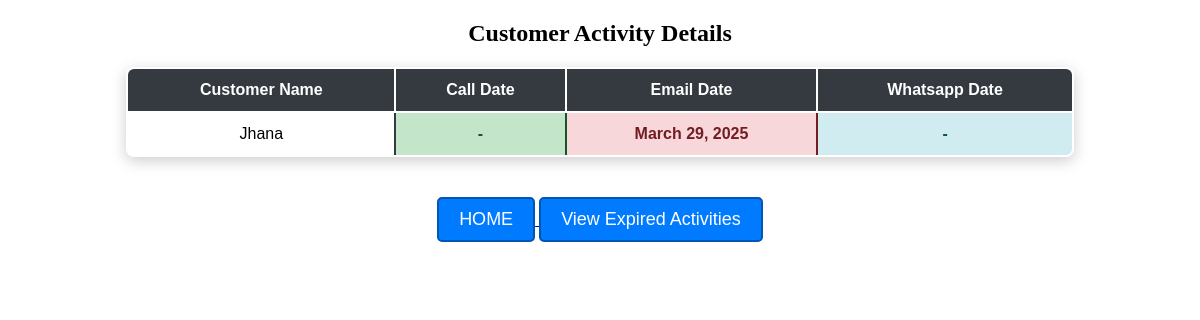
/customer_schedule, run on the app's committed database.
### firstapp/models.py (models this page shows, shortened)
class Customer(models.Model):
    STATUS_CHOICES = [
        ("new", "New"),
        ("Follow_up_1", "Follow Up 1"),
        ("Follow_up_2", "Follow Up 2"),
        ("Follow_up_3", "Follow Up 3"),
        ("not_interested", "Not Interested"),
    ]
    ACTIVITY_CHOICES = [
        ("", "No Activity"),
        ("call", "Call"),
        ("email", "Email"),
        ("whatsapp", "Whatsapp"),
    ]
    name = models.CharField(max_length=255)
    contact = models.CharField(max_length=20)
    email = models.EmailField()
    opportunity = models.CharField(max_length=255)
    date = models.DateField(default=date.today)
    status = models.CharField(max_length=20, choices=STATUS_CHOICES, default="new")
    activity = models.CharField(max_length=20, choices=ACTIVITY_CHOICES, blank=True)

class Activity(models.Model):
    ACTIVITY_CHOICES = [
        ("call", "Call"),
        ("email", "Email"),
        ("whatsapp", "WhatsApp"),
    ]
    customer = models.ForeignKey(Customer, on_delete=models.CASCADE, related_name="activities")
    type = models.CharField(max_length=20, choices=ACTIVITY_CHOICES)
    date = models.DateField()
    summary = models.TextField(blank=True, null=True)

### firstapp/views.py (the view)
# urls.py: path("customer_schedule", views.customer_activity_view, name="customer_schedule"),
def customer_activity_view(request):
    customers = Customer.objects.all()
    customer_activities = {}
    today = now().date()
    for customer in customers:
        call_activity = Activity.objects.filter(customer=customer, type="call").order_by("-date").first()
        email_activity = Activity.objects.filter(customer=customer, type="email").order_by("-date").first()
        whatsapp_activity = Activity.objects.filter(customer=customer, type="whatsapp").order_by("-date").first()
        call_date = call_activity.date if call_activity else None
        email_date = email_activity.date if email_activity else None
        whatsapp_date = whatsapp_activity.date if whatsapp_activity else None
        valid_call = call_date if call_date and call_date >= today else None
        valid_email = email_date if email_date and email_date >= today else None
        valid_whatsapp = whatsapp_date if whatsapp_date and whatsapp_date >= today else None
        if valid_call or valid_email or valid_whatsapp:
            customer_activities[customer.id] = {
                "customer": customer,
                "call_date": valid_call,
                "email_date": valid_email,
                "whatsapp_date": valid_whatsapp,
            }
    return render(request, "customer_schedule.html", {"customer_activities": customer_activities})

### firstapp/templates/customer_schedule.html (shortened to what this page needs)
<!DOCTYPE html>
<html>
<head>
</head>
<body>
    <center>
    <h2>Customer Activity Details</h2>
    <table border="3">
        <tr>
            <th>Customer Name</th>
            <th>Call Date</th>
            <th>Email Date</th>
            <th>Whatsapp Date</th>
        </tr>
        {% for customer_id, activity in customer_activities.items %}
            <td>{{ activity.customer.name }}</td>
            <td>{{ activity.call_date|default:"-" }}</td>
            <td>{{ activity.email_date|default:"-" }}</td>
            <td>{{ activity.whatsapp_date|default:"-" }}</td>
        {% empty %}
        <tr>
            <td colspan="4">No customer activities found.</td>
        </tr>
        {% endfor %}
    </table>
    <a href="{% url 'index' %}">
        <button>HOME</button>
    </a>
    <a href="{% url 'expired_activities' %}">
        <button>View Expired Activities</button>
    </a>
    </center>
</body>
</html>

### firstapp/templates/customer_schedule.html (style rules this page uses)
table { width: 80%; border-collapse: collapse; margin: 20px auto; font-family: Arial, sans-serif; font-size: 16px; text-align: center; background-color: #ffffff; border-radius: 8px; overflow: hidden; box-shadow: 0px 4px 15px rgba(0, 0, 0, 0.2); border: 2px solid #343a40; }
th { background-color: #343a40; color: white; padding: 12px; border: 2px solid #ffffff; }
td { padding: 12px; border: 2px solid #343a40; }
tr:nth-child(odd) { background-color: #f2f2f2; }
td:nth-child(2) { background-color: #c3e6cb; color: #155724; font-weight: bold; border: 2px solid #155724; }
td:nth-child(3) { background-color: #f8d7da; color: #721c24; font-weight: bold; border: 2px solid #721c24; }
td:nth-child(4) { background-color: #d1ecf1; color: #0c5460; font-weight: bold; border: 2px solid #0c5460; }
button { background-color: #007bff; color: white; font-size: 18px; padding: 10px 20px; border: none; border-radius: 5px; cursor: pointer; margin-top: 20px; display: inline-block; text-decoration: none; border: 2px solid #0056b3; }

### data on the page
Customer: customer.name "Jhana", call_date "-", email_date "March 29, 2025", whatsapp_date "-"
